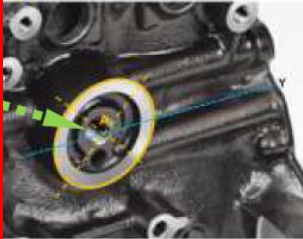
#> input picture tp4-ia.png, 303 x 239 px
$ python tp4Circulo.py
#> lines starting #> are read from the running program, lines starting #| are printed output that depends on the picture
import cv2
import numpy as np

img = cv2.imread('tp4-ia.png',0)
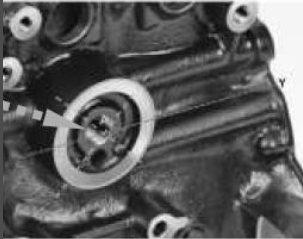
#> img: shape (239, 303); min 4, max 255, mean 92.6
img = cv2.medianBlur(img,5)
cimg = cv2.cvtColor(img,cv2.COLOR_GRAY2BGR)

circles = cv2.HoughCircles(img,cv2.HOUGH_GRADIENT,1,140,
                            param1=80,param2=20,minRadius=20,maxRadius=30)
#> circles = [[113.5, 117.5, 26.1]]

circles = np.uint16(np.around(circles))
#> circles = [[114, 118, 26]]
for i in circles[0,:]:
    # Dibuja la circusnferencia del círculo
    cv2.circle(cimg,(i[0],i[1]),i[2],(0,255,0),2)
    # dibuja el centro del círculo
    cv2.circle(cimg,(i[0],i[1]),2,(0,0,255),3)
#> this loop made 1 pass
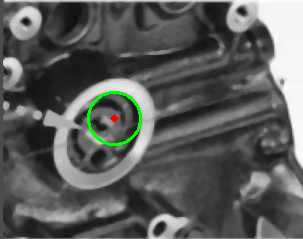
#> cimg: shape (239, 303, 3); mean B, G, R 91.6, 93.3, 91.7

cv2.imshow('círculos detectados',cimg)
cv2.waitKey(0)
cv2.destroyAllWindows()
